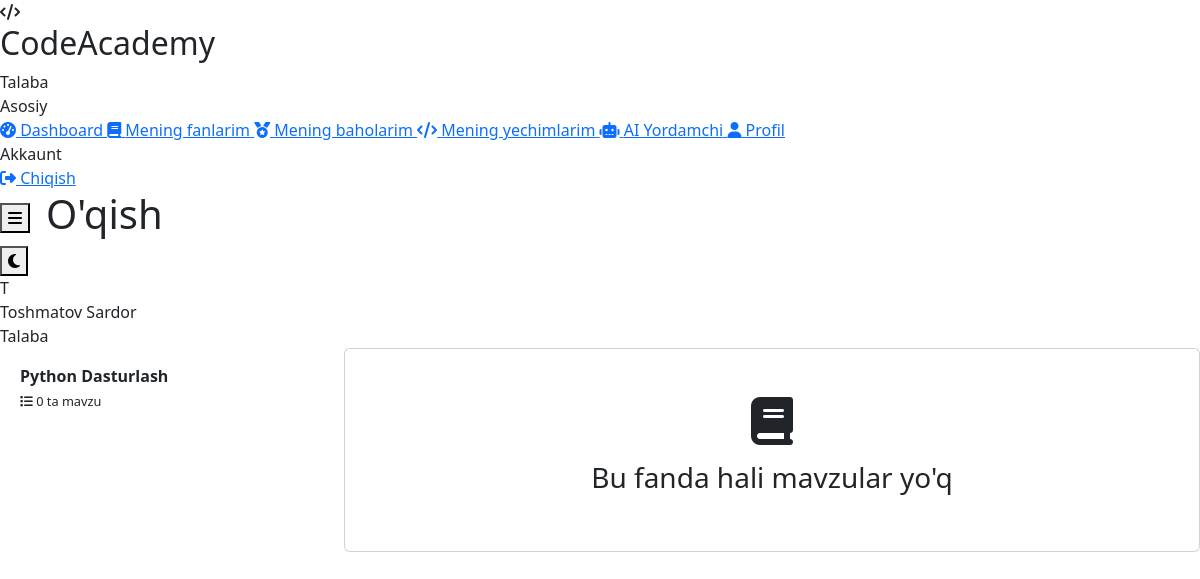
The page /student/learn.php?subject_id=2 (signed in) on the database its author committed.
### tables this page shows
CREATE TABLE `users` (
    `id` INT UNSIGNED AUTO_INCREMENT PRIMARY KEY,
    `full_name` VARCHAR(150) NOT NULL,
    `username` VARCHAR(50) NOT NULL UNIQUE,
    `email` VARCHAR(100) NOT NULL UNIQUE,
    `password` VARCHAR(255) NOT NULL,
    `role` ENUM('admin', 'teacher', 'student') NOT NULL DEFAULT 'student',
    `avatar` VARCHAR(255) DEFAULT 'default.png',
    `phone` VARCHAR(20) DEFAULT NULL,
    `status` ENUM('active', 'blocked', 'pending') NOT NULL DEFAULT 'active',
    `language` ENUM('uz', 'ru', 'en') NOT NULL DEFAULT 'uz',
    `last_login` TIMESTAMP NULL DEFAULT NULL,
    `created_at` TIMESTAMP DEFAULT CURRENT_TIMESTAMP,
    `updated_at` TIMESTAMP DEFAULT CURRENT_TIMESTAMP ON UPDATE CURRENT_TIMESTAMP,
    INDEX `idx_role` (`role`),
    INDEX `idx_status` (`status`)
);

CREATE TABLE `subjects` (
    `id` INT UNSIGNED AUTO_INCREMENT PRIMARY KEY,
    `name` VARCHAR(150) NOT NULL,
    `description` TEXT,
    `programming_language` ENUM('cpp', 'java', 'python', 'javascript', 'php', 'csharp') NOT NULL,
    `image` VARCHAR(255) DEFAULT 'default-subject.jpg',
    `created_by` INT UNSIGNED NOT NULL,
    `status` ENUM('active', 'inactive') DEFAULT 'active',
    `created_at` TIMESTAMP DEFAULT CURRENT_TIMESTAMP,
    `updated_at` TIMESTAMP DEFAULT CURRENT_TIMESTAMP ON UPDATE CURRENT_TIMESTAMP,
    FOREIGN KEY (`created_by`) REFERENCES `users`(`id`) ON DELETE CASCADE,
    INDEX `idx_language` (`programming_language`)
);

### includes/auth.php (called while the page is built, shortened)
<?php
require_once __DIR__ . '/db.php';
class Auth {
    public static function isLoggedIn() {
        return true;
    }
    public static function user() {
        return db()->fetchOne("SELECT * FROM users WHERE id = ?", [$_SESSION['user_id']]);
    }
}

### includes/db.php (called while the page is built, shortened)
<?php
class Database {
    private static $instance = null;
    private $pdo;
    private function __construct() {
        try {
            $dsn = "mysql:host=" . DB_HOST . ";dbname=" . DB_NAME . ";charset=" . DB_CHARSET;
            $options = [
                PDO::ATTR_ERRMODE => PDO::ERRMODE_EXCEPTION,
                PDO::ATTR_DEFAULT_FETCH_MODE => PDO::FETCH_ASSOC,
                PDO::ATTR_EMULATE_PREPARES => false,
                PDO::MYSQL_ATTR_INIT_COMMAND => "SET NAMES utf8mb4 COLLATE utf8mb4_unicode_ci"
            ];
            $this->pdo = new PDO($dsn, DB_USER, DB_PASS, $options);
        } catch (PDOException $e) {
            if (DEBUG_MODE) {
                die("Database ulanish xatosi: " . $e->getMessage());
            } else {
                die("Database bilan ulanishda xatolik yuz berdi.");
            }
        }
    }
    public static function getInstance() {
        if (self::$instance === null) {
            self::$instance = new self();
        }
        return self::$instance;
    }
    public function query($sql, $params = []) {
        $stmt = $this->pdo->prepare($sql);
        $stmt->execute($params);
        return $stmt;
    }
    public function fetchOne($sql, $params = []) {
        return $this->query($sql, $params)->fetch();
    }
    public function fetchAll($sql, $params = []) {
        return $this->query($sql, $params)->fetchAll();
    }
}
function db() {
    return Database::getInstance();
}

### includes/functions.php (called while the page is built, shortened)
<?php
function e($string) {
    return htmlspecialchars($string ?? '', ENT_QUOTES, 'UTF-8');
}

### student/learn.php (the view, shortened to what this page needs)
<?php
$pageTitle = 'O\'qish';
require_once __DIR__ . '/../includes/auth.php';
require_once __DIR__ . '/../includes/functions.php';
$studentId = $_SESSION['user_id'];
$subjectId = (int)($_GET['subject_id'] ?? 0);
$subject = db()->fetchOne(
    "SELECT s.* FROM subjects s
     JOIN subject_students ss ON s.id = ss.subject_id
     WHERE s.id = ? AND ss.student_id = ?",
    [$subjectId, $studentId]
);
$topics = db()->fetchAll(
    "SELECT * FROM topics WHERE subject_id = ? AND status = 'published' ORDER BY order_number",
    [$subjectId]
);
$currentTopic = null;
require_once __DIR__ . '/../includes/header.php';
?>
<div class="learn-layout">
    <aside class="topics-sidebar">
        <div style="padding: 1rem 1.25rem; border-bottom: 1px solid var(--border); background: var(--bg-tertiary);">
            <strong><?= e($subject['name']) ?></strong>
            <div style="font-size: 0.8rem; color: var(--text-tertiary); margin-top: 0.25rem;">
                <i class="fas fa-list"></i> <?= count($topics) ?> ta mavzu
            </div>
        </div>
    </aside>
    <div>
        <?php if (!$currentTopic): ?>
            <div class="card">
                <div class="card-body" style="text-align: center; padding: 3rem;">
                    <i class="fas fa-book" style="font-size: 3rem; color: var(--text-tertiary);"></i>
                    <h3 style="color: var(--text-tertiary); margin-top: 1rem;">Bu fanda hali mavzular yo'q</h3>
                </div>
            </div>
        <?php endif;  ?>
    </div>
</div>
<?php
require_once __DIR__ . '/../includes/footer.php';
?>

### includes/header.php (shortened to what this page needs)
<?php
require_once __DIR__ . '/auth.php';
require_once __DIR__ . '/functions.php';
$user = Auth::user();
$role = $user['role'];
$currentPage = basename($_SERVER['PHP_SELF']);
$pageTitle = $pageTitle ?? 'Dashboard';
$menus = [
    'admin' => [
        ['url' => 'dashboard.php', 'icon' => 'fa-tachometer-alt', 'title' => 'Dashboard'],
        ['url' => 'users.php', 'icon' => 'fa-users', 'title' => 'Foydalanuvchilar'],
        ['url' => 'subjects.php', 'icon' => 'fa-book', 'title' => 'Fanlar'],
        ['url' => 'assignments.php', 'icon' => 'fa-link', 'title' => 'Biriktirish'],
        ['url' => 'reports.php', 'icon' => 'fa-chart-bar', 'title' => 'Hisobotlar'],
        ['url' => 'settings.php', 'icon' => 'fa-cog', 'title' => 'Sozlamalar'],
        ['url' => 'logs.php', 'icon' => 'fa-history', 'title' => 'Loglar'],
    ],
    'teacher' => [
        ['url' => 'dashboard.php', 'icon' => 'fa-tachometer-alt', 'title' => 'Dashboard'],
        ['url' => 'my_subjects.php', 'icon' => 'fa-book', 'title' => 'Mening fanlarim'],
        ['url' => 'topics.php', 'icon' => 'fa-list-alt', 'title' => 'Mavzular'],
        ['url' => 'questions.php', 'icon' => 'fa-question-circle', 'title' => 'Test savollari'],
        ['url' => 'tasks.php', 'icon' => 'fa-code', 'title' => 'Amaliy masalalar'],
        ['url' => 'monitoring.php', 'icon' => 'fa-eye', 'title' => 'Monitoring'],
        ['url' => 'reports.php', 'icon' => 'fa-chart-bar', 'title' => 'Hisobotlar'],
    ],
    'student' => [
        ['url' => 'dashboard.php', 'icon' => 'fa-tachometer-alt', 'title' => 'Dashboard'],
        ['url' => 'my_subjects.php', 'icon' => 'fa-book', 'title' => 'Mening fanlarim'],
        ['url' => 'grades.php', 'icon' => 'fa-medal', 'title' => 'Mening baholarim'],
        ['url' => 'my_submissions.php', 'icon' => 'fa-code', 'title' => 'Mening yechimlarim'],
        ['url' => 'ai_assistant.php', 'icon' => 'fa-robot', 'title' => 'AI Yordamchi'],
        ['url' => 'profile.php', 'icon' => 'fa-user', 'title' => 'Profil'],
    ]
];
$menu = $menus[$role] ?? [];
?>
<!DOCTYPE html>
<html lang="uz">
<head>
    <link href="https://cdnjs.cloudflare.com/ajax/libs/font-awesome/6.4.0/css/all.min.css" rel="stylesheet">
    <link href="https://cdn.jsdelivr.net/npm/bootstrap@5.3.0/dist/css/bootstrap.min.css" rel="stylesheet">
    <link rel="stylesheet" href="<?= SITE_URL ?>/assets/css/style.css">
</head>
<body>
    <div class="app-layout">
        <aside class="sidebar">
            <div class="sidebar-header">
                <div class="logo-icon">
                    <i class="fas fa-code"></i>
                </div>
                <div>
                    <h2>CodeAcademy</h2>
                    <span><?php
                        echo $role === 'admin' ? 'Admin Panel'
                            : ($role === 'teacher' ? 'O\'qituvchi' : 'Talaba');
                    ?></span>
                </div>
            </div>
            <nav class="sidebar-nav">
                <div class="sidebar-section">Asosiy</div>
                <?php foreach ($menu as $item): ?>
                    <a href="<?= SITE_URL ?>/<?= $role ?>/<?= $item['url'] ?>"
                       class="sidebar-link <?= $currentPage === $item['url'] ? 'active' : '' ?>">
                        <i class="fas <?= $item['icon'] ?>"></i>
                        <span><?= e($item['title']) ?></span>
                    </a>
                <?php endforeach; ?>
                <div class="sidebar-section">Akkaunt</div>
                <a href="<?= SITE_URL ?>/logout.php" class="sidebar-link"
                   data-confirm="Tizimdan chiqmoqchimisiz?">
                    <i class="fas fa-sign-out-alt"></i>
                    <span>Chiqish</span>
                </a>
            </nav>
        </aside>
        <div class="main-content">
            <header class="top-header">
                <div style="display: flex; align-items: center; gap: 1rem;">
                    <button class="menu-toggle">
                        <i class="fas fa-bars"></i>
                    </button>
                    <h1 class="page-title"><?= e($pageTitle) ?></h1>
                </div>
                <div class="header-actions">
                    <button class="theme-toggle" title="Mavzuni o'zgartirish">
                        <i class="fas fa-moon"></i>
                    </button>
                    <div class="user-menu">
                        <div class="user-avatar">
                            <?= strtoupper(substr($user['full_name'], 0, 1)) ?>
                        </div>
                        <div>
                            <div class="user-name"><?= e($user['full_name']) ?></div>
                            <div class="user-role">
                                <?= $role === 'admin' ? 'Administrator'
                                    : ($role === 'teacher' ? 'O\'qituvchi' : 'Talaba') ?>
                            </div>
                        </div>
                    </div>
                </div>
            </header>
            <main class="page-content fade-in">

### student/learn.php (style rules this page uses)
.learn-layout { display: grid; grid-template-columns: 320px 1fr; gap: 1.5rem; }
.topics-sidebar { background: var(--bg-secondary); border: 1px solid var(--border); border-radius: var(--radius-md); overflow: hidden; align-self: flex-start; position: sticky; top: calc(var(--header-height) + 1rem); max-height: calc(100vh - var(--header-height) - 2rem); overflow-y: auto; }

### rows shown on the page
users: full_name "T", full_name "Toshmatov Sardor"
subjects: name "Python Dasturlash"

### other values the page prints
$item['title'] "Dashboard"
$item['title'] "Mening fanlarim"
$item['title'] "Mening baholarim"
$item['title'] "Mening yechimlarim"
$item['title'] "AI Yordamchi"
$item['title'] "Profil"
$pageTitle "O'qish"
count($topics) "0"
